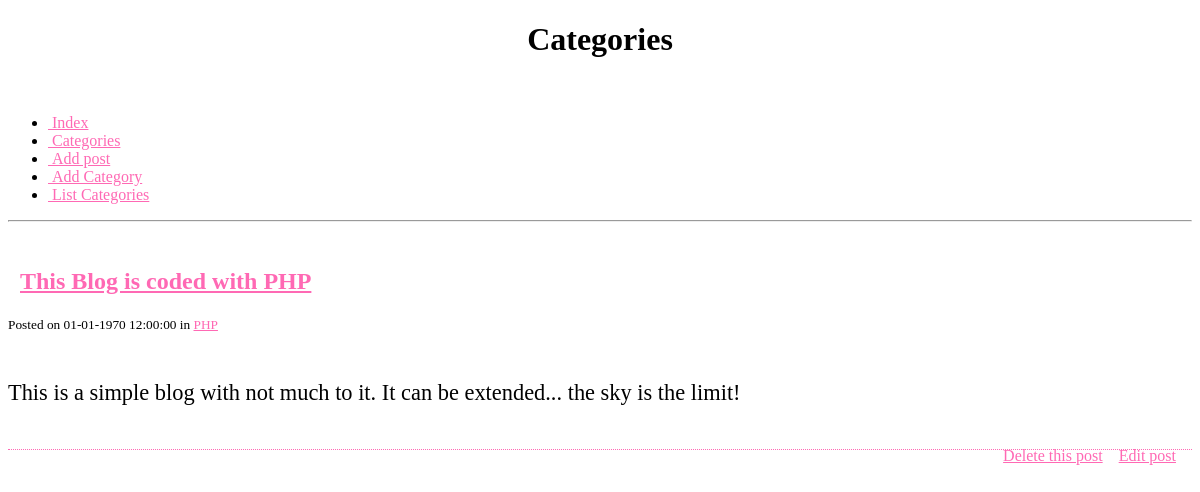
Page /blog/category.php?id=9 on the committed database.
### tables this page shows
CREATE TABLE `posts` (
  `id` int(6) NOT NULL AUTO_INCREMENT,
  `cat_id` int(3) NOT NULL,
  `title` varchar(255) NOT NULL,
  `contents` text NOT NULL,
  `date_posted` datetime NOT NULL DEFAULT '0000-00-00 00:00:00',
  PRIMARY KEY (`id`)
);

CREATE TABLE `categories` (
  `id` int(3) NOT NULL AUTO_INCREMENT,
  `name` varchar(24) NOT NULL,
  PRIMARY KEY (`id`),
  UNIQUE KEY `name` (`name`)
);

### blog/resources/func/blog.php (called while the page is built, shortened)
<?php
function get_posts($id = null, $cat_id = null) {
	$posts = array();
	$query = "SELECT posts.id AS post_id, categories.id AS category_id, title, contents, date_posted, categories.name FROM posts INNER JOIN categories ON categories.id = posts.cat_id ";
	if (isset($cat_id) ){
		$cat_id = (int) $cat_id;
		$query .= " WHERE `cat_id` = {$cat_id}";
	}
	$query .= " ORDER BY `posts` . `id` DESC";
	$query = mysql_query($query);
	while ($row = mysql_fetch_assoc($query) ) {
		$posts[] = $row;
	}
	return $posts;
}

### blog/category.php (the view, shortened to what this page needs)
<?php
$posts = get_posts(null, $_GET['id']);
?>
<!DOCTYPE html>
<html lang="en">
<head>
	<?php include "includes/_head.php" ?>
</head>
<body>
	<div class="container">
		<div class="row">
			<div class="span6 offset3">
				<h1>Categories</h1>
				<br>
				<?php include "includes/_nav.php" ?>
				<hr>
				<br>
				<?php
				foreach ( $posts as $post ) {
					?>
					<div class="post">
						<h2><i class="icon-quote-left">&nbsp;&nbsp;</i><a href="index.php?id=<?php echo $post['post_id']; ?>"><?php echo $post['title']; ?></a></h2>
						<small> Posted on <?php echo date('d-m-Y h:i:s', strtotime($posts['date_posted'])); ?>
							in <a href="category.php?id=<?php echo $post['category_id']; ?>"><?php echo $post['name'];?></a>
						</small>
						<p class="post-content"><?php echo nl2br($post['contents']);?></p>
						<div class="post-functions">
							<ul>
								<li><a href="delete_post.php?id=<?php echo $post["post_id"]; ?>"> Delete this post</a></li>
								<li><a href="edit_post.php?id=<?php echo $post['post_id']; ?>"> Edit post</a></li>
							</ul>
						</div>
						<br />
					</div>
					<?php
				}
				?>
			</div>
		</div>
	</body>
	</html>

### blog/css/main.css (style rules this page uses)
h1 { text-align: center; }
a { color: #ff69b4; }
.post { margin-bottom: 1.5em; border-bottom: 1px dotted #ff69b4; }
.post-content { padding-top: 1em; font-size: 1.4em; line-height: 1.4em; }
.post-functions ul { float: right; }
.post-functions li { display: block; float: left; padding-right: 1em; }

### rows in the picture
posts: title "This Blog is coded with PHP", date_posted "01-01-1970 12:00:00", categories.name "PHP", contents "This is a simple blog with not much to it. It can be extended... the sky is the limit!"
